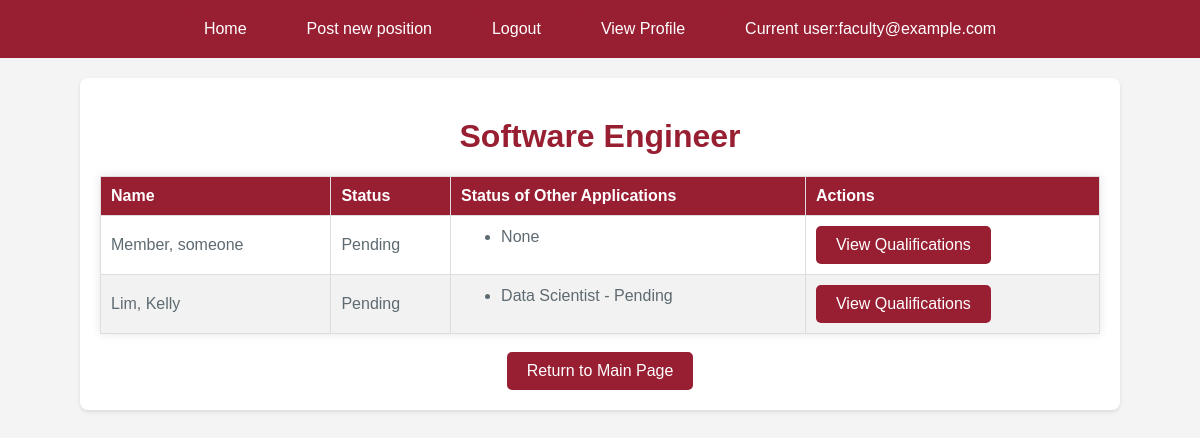
Page /applicants/1 (signed in) on the committed database.
### app/Model/models.py (models this page shows, shortened)
class User(db.Model, UserMixin):
    __tablename__ = 'user'
    id = db.Column(db.Integer, primary_key = True)
    username = db.Column(db.String(64), unique = True, index =True)
    email = db.Column(db.String(120), unique = True)
    password_hash = db.Column(db.String(128))
    first_name = db.Column(db.String(64))
    last_name = db.Column(db.String(64))
    wsu_id = db.Column(db.Integer, unique = True)
    phone_number = db.Column(db.String, unique = True)
    user_type = db.Column(db.String(50))  # user_type are 'Student' and 'Faculty'
    password = ""
    __mapper_args__ = {
       'polymorphic_identity':'User',
       'polymorphic_on':user_type
   }
    def __repr__(self):
        return '<ID {} - Username {}>'.format(self.id, self.username)
    def is_student(self):
        if self.user_type == 'Student':
            return True
        return False

class Position(db.Model):
    id = db.Column(db.Integer, primary_key=True)
    title = db.Column(db.String(150))
    description = db.Column(db.String(1500))
    start_date = db.Column(db.DateTime, index=True, default= None)
    end_date = db.Column(db.DateTime, index=True, default= None)
    commit_time = db.Column(db.Integer)
    research_fields = db.relationship(
        'Researchfield', secondary = position_researchfield,
        primaryjoin = (position_researchfield.c.position_id == id),
        backref = db.backref('position_researchfield', lazy = 'dynamic'),
        lazy = 'dynamic'
    )
    programming_languages = db.relationship(
        'Programminglanguage', secondary = position_programminglanguage,
        primaryjoin = (position_programminglanguage.c.position_id == id),
        backref = db.backref('position_programminglanguage', lazy = 'dynamic'),
        lazy = 'dynamic'
    )
    qualification_description = db.Column(db.String(1500))
    faculty_id = db.Column(db.Integer, db.ForeignKey('faculty.faculty_id'))  # Please don't fix this line
    faculty = db.relationship('Faculty', backref='positions')                # Please don't fix this line
    submissions = db.relationship('Application', back_populates='positionsapplied', lazy='dynamic')

class Application(db.Model):
    title = db.Column(db.String(150))
    statement = db.Column(db.String(1500))
    faculty_name = db.Column(db.String(150))
    faculty_email = db.Column(db.String(150))
    studentid = db.Column(db.Integer, db.ForeignKey('student.student_id'),primary_key=True)
    positionid = db.Column(db.Integer, db.ForeignKey('position.id'),primary_key=True,nullable=True)
    studentsapplied = db.relationship('Student')
    positionsapplied = db.relationship('Position')
    status = db.Column(db.String(30)) # Pending, Approved for Interview, Hired

### app/Controller/routes.py (the view)
@bp_routes.route('/applicants/<positionid>', methods=['GET'])
@login_required
def applicants(positionid):
    if current_user.is_student():
        flash('Only faculty users can access this page')
        return redirect(url_for('routes.index'))
    theposition = Position.query.filter_by(id = positionid).first()
    if theposition.faculty_id != current_user.faculty_id:
        flash('This position does not belong to you!')
        return redirect(url_for('routes.index'))
    return render_template('applicants.html', title = 'Position Applicants', current_position = theposition)

### app.py (called while the page is built, shortened)
@app.before_request
def initDB(*args, **kwargs):
    with app.app_context():
        db.create_all()
        print("#######",Student.query.all(),"######",Student.query.count(), file=sys.stderr)

### app/Model/models.py (called while the page is built)
@login.user_loader
def load_user(id):
    return User.query.get(int(id))

    def check_if_appliactions_for_list_out_is_none(self,positionid):
        appli1 = Application.query.filter_by(studentid = self.student_id)
        appli2 = Application.query.filter(Application.positionid != positionid)
        appli3 = Application.query.filter(Application.positionid == None)
        uappli = appli2.union(appli3)
        appli = appli1.intersect(uappli).first()
        if appli is None:
            return True
        return False

    def get_applications_for_list_out(self,positionid):
        appli1 = Application.query.filter_by(studentid = self.student_id)
        appli2 = Application.query.filter(Application.positionid != positionid)
        appli3 = Application.query.filter(Application.positionid == None)
        uappli = appli2.union(appli3)
        appli = appli1.intersect(uappli).all()
        return appli

### app/View/templates/applicants.html
{% extends "base.html" %}
{% block content %}
    <div class="form-container">
        <h1>{{ current_position.title }}</h1>
        <table class="posttable">
            <thead>
                <tr valign="bottom" align="left">
                    <th>Name</th>
                    <th>Status</th>
                    <th>Status of Other Applications</th>
                    <th>Actions</th>
                </tr>
            </thead>
            <tbody>
                {% for application in current_position.submissions %}
                    {% set student = application.studentsapplied %}
                    <tr>
                        <td>{{ student.last_name }}, {{ student.first_name }}</td>
                        <td>{{ application.status }}</td>
                        <td>
                            <ul>
                                {% if student.check_if_appliactions_for_list_out_is_none(current_position.id) %}
                                    <li>None</li>
                                {% else %}
                                    {% for appli in student.get_applications_for_list_out(current_position.id) %}
                                        <li>{{ appli.title }} - {{ appli.status }}</li>
                                    {% endfor %}
                                {% endif %}
                            </ul>
                        </td>
                        <td>
                            <a href="{{ url_for('routes.qualification', positionid=current_position.id, studentid=student.id) }}" class="button">View Qualifications</a>
                        </td>
                    </tr>
                {% endfor %}
            </tbody>
        </table>
        <br>
        <a href="{{ url_for('routes.index') }}" class="button">Return to Main Page</a>
    </div>
{% endblock %}

### app/View/templates/base.html (shortened to what this page needs)
<html>
    <head>
        <link rel="stylesheet" href="{{ url_for('static', filename='css/main.css') }}">
    </head>
    <body>
        <nav class="nav-container">
            <ul>
                <li><a href="{{ url_for('routes.index') }}" class="button">Home</a></li>
                {% if current_user.is_authenticated %}
                    {% if current_user.user_type == 'Faculty' %}
                        <li><a href="{{ url_for('routes.post_position') }}" class="button">Post new position</a></li>
                    {% endif %}
                    <li><a href="{{ url_for('auth.logout') }}" class="button">Logout</a></li>
                    <li><a href="{{ url_for('auth.profile') }}" class="button">View Profile</a></li>
                    <li><a class="button"> Current user:{{ current_user.username }} </a></li>
                {% else %}
                    <li><a href="{{ url_for('auth.register') }}" class="button">Register</a></li>
                    <li><a href="{{ url_for('auth.login') }}" class="button">Login</a></li>
                    <li><a class="button">Not Signed In</a></li>
                {% endif %}
            </ul>
        </nav>
        <div class="main-content">
            {% block content %}{% endblock %}
        </div>
    </body>
</html>

### app/View/static/css/main.css (style rules this page uses)
body { background-color: #f4f4f4; color: #5e6a71; font-family: 'Arial', sans-serif; margin: 0; padding: 0; }
h1, h2 { color: #981e32; margin-top: 20px; text-align: center; }
p, span, a { color: #5e6a71; font-size: 16px; }
.nav-container { background-color: #981e32; color: white; padding: 10px 0; text-align: center; }
.nav-container a { color: white; display: inline-block; padding: 10px 20px; text-decoration: none; }
.nav-container ul { display: flex; justify-content: center; list-style: none; margin: 0; padding: 0; }
.nav-container li { margin: 0 10px; }
.button { background-color: #981e32; border: none; border-radius: 5px; color: white; display: inline-block; padding: 10px 20px; text-decoration: none; transition: background-color 0.3s; }
.form-container, .profile-container { background-color: white; border-radius: 8px; box-shadow: 0 2px 4px rgba(0, 0, 0, 0.1); margin: 20px auto; max-width: 1000px; padding: 20px; text-align: center; }
.posttable { border-collapse: collapse; box-shadow: 0px 0px 10px rgba(0, 0, 0, 0.1); margin: auto; max-width: 1000px; width: 100%; }
.posttable th, .posttable td { border: 1px solid #ddd; padding: 10px; text-align: left; }
.posttable th { background-color: #981e32; color: white; }
.posttable tr:nth-child(even) { background-color: #f2f2f2; }

### rows in the picture
User: username "faculty@example.com"
Position: title "Software Engineer"
Application: status "Pending", shows "None"
User: last_name "Member", first_name "someone"
Application: status "Pending"
User: last_name "Lim", first_name "Kelly"
Application: title "Data Scientist", status "Pending"
